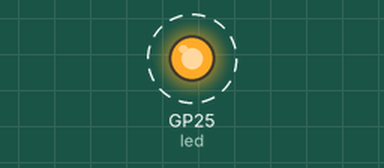
Bench run of a program on a simulated Raspberry Pi Pico running MicroPython. Parts: output pins drawn as LEDs (lit = HIGH). Dashed ring = blinking. The clock reads 2024-03-15 10:24:30 at power-on unless the program sets it.

Above: at 0.5 s.
Timing chart, 0 to 4.6 s (numbered marks = the images above):
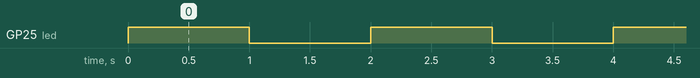

Measured:
- by itself, GP25 (led): alternates HIGH for 1.0 s and LOW for 1.0 s

The program:

Time.py
```python
from machine import Pin
import time

# Function to create a 10-second delay using busy-waiting
def delay_10s():
    # Record the start time in seconds
    start_time = time.time()  # Use time.ticks() for better precision if needed
    while (time.time() - start_time) < 0.01:  # Wait for 10 seconds
        pass  # Do nothing, just wait

# Setup pin 15 (or any other pin you wish to use) as an output pin
led = Pin("LED", Pin.OUT)

# Main loop
while True:
    led.value(1)  # Set pin high (LED on)
    #time.sleep_us(100000)
    delay_10s()   # Delay for 10 seconds
    led.value(0)  # Set pin low (LED off)
    #time.sleep_us(100000)

    delay_10s()   # Delay for another 10 seconds
```
